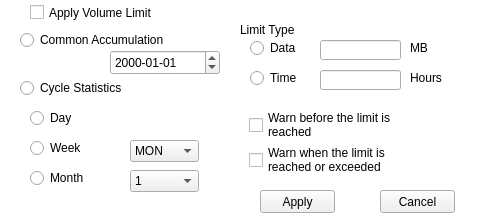
<?xml version="1.0" encoding="UTF-8"?>
<ui version="4.0">
 <class>Form</class>
 <widget class="QWidget" name="Form">
  <property name="geometry">
   <rect>
    <x>0</x>
    <y>0</y>
    <width>490</width>
    <height>220</height>
   </rect>
  </property>
  <property name="windowTitle">
   <string>Form</string>
  </property>
  <property name="styleSheet">
   <string notr="true"/>
  </property>
  <widget class="QWidget" name="widgetDataLimitSettings" native="true">
   <property name="geometry">
    <rect>
     <x>0</x>
     <y>0</y>
     <width>490</width>
     <height>220</height>
    </rect>
   </property>
   <property name="styleSheet">
    <string notr="true">QWidget#widgetDataLimitSettings
{		
	background-color: rgb(255, 255, 255);
}</string>
   </property>
   <widget class="QCheckBox" name="checkBoxApplyVolumeLimit">
    <property name="geometry">
     <rect>
      <x>30</x>
      <y>5</y>
      <width>171</width>
      <height>15</height>
     </rect>
    </property>
    <property name="focusPolicy">
     <enum>Qt::NoFocus</enum>
    </property>
    <property name="text">
     <string>Apply Volume Limit</string>
    </property>
   </widget>
   <widget class="QWidget" name="widgetLimitMainType" native="true">
    <property name="geometry">
     <rect>
      <x>10</x>
      <y>30</y>
      <width>211</width>
      <height>71</height>
     </rect>
    </property>
    <widget class="QRadioButton" name="radioButtonCommonAccumulation">
     <property name="geometry">
      <rect>
       <x>10</x>
       <y>0</y>
       <width>181</width>
       <height>20</height>
      </rect>
     </property>
     <property name="focusPolicy">
      <enum>Qt::NoFocus</enum>
     </property>
     <property name="text">
      <string>Common Accumulation</string>
     </property>
    </widget>
    <widget class="QRadioButton" name="radioButtonCycleStatistics">
     <property name="geometry">
      <rect>
       <x>10</x>
       <y>50</y>
       <width>181</width>
       <height>16</height>
      </rect>
     </property>
     <property name="focusPolicy">
      <enum>Qt::NoFocus</enum>
     </property>
     <property name="text">
      <string>Cycle Statistics</string>
     </property>
    </widget>
    <widget class="QDateEdit" name="dateEditComAccum">
     <property name="geometry">
      <rect>
       <x>100</x>
       <y>20</y>
       <width>110</width>
       <height>25</height>
      </rect>
     </property>
     <property name="displayFormat">
      <string>yyyy-MM-dd</string>
     </property>
    </widget>
   </widget>
   <widget class="QWidget" name="widgetLimitCycleType" native="true">
    <property name="geometry">
     <rect>
      <x>20</x>
      <y>100</y>
      <width>191</width>
      <height>101</height>
     </rect>
    </property>
    <widget class="QComboBox" name="comboBoxMonthDay">
     <property name="geometry">
      <rect>
       <x>110</x>
       <y>70</y>
       <width>69</width>
       <height>22</height>
      </rect>
     </property>
     <item>
      <property name="text">
       <string>1</string>
      </property>
     </item>
     <item>
      <property name="text">
       <string>2</string>
      </property>
     </item>
     <item>
      <property name="text">
       <string>3</string>
      </property>
     </item>
     <item>
      <property name="text">
       <string>4</string>
      </property>
     </item>
     <item>
      <property name="text">
       <string>5</string>
      </property>
     </item>
     <item>
      <property name="text">
       <string>6</string>
      </property>
     </item>
     <item>
      <property name="text">
       <string>7</string>
      </property>
     </item>
     <item>
      <property name="text">
       <string>8</string>
      </property>
     </item>
     <item>
      <property name="text">
       <string>9</string>
      </property>
     </item>
     <item>
      <property name="text">
       <string>10</string>
      </property>
     </item>
     <item>
      <property name="text">
       <string>11</string>
      </property>
     </item>
     <item>
      <property name="text">
       <string>12</string>
      </property>
     </item>
     <item>
      <property name="text">
       <string>13</string>
      </property>
     </item>
     <item>
      <property name="text">
       <string>14</string>
      </property>
     </item>
     <item>
      <property name="text">
       <string>15</string>
      </property>
     </item>
     <item>
      <property name="text">
       <string>16</string>
      </property>
     </item>
     <item>
      <property name="text">
       <string>17</string>
      </property>
     </item>
     <item>
      <property name="text">
       <string>18</string>
      </property>
     </item>
     <item>
      <property name="text">
       <string>19</string>
      </property>
     </item>
     <item>
      <property name="text">
       <string>20</string>
      </property>
     </item>
     <item>
      <property name="text">
       <string>21</string>
      </property>
     </item>
     <item>
      <property name="text">
       <string>22</string>
      </property>
     </item>
     <item>
      <property name="text">
       <string>23</string>
      </property>
     </item>
     <item>
      <property name="text">
       <string>24</string>
      </property>
     </item>
     <item>
      <property name="text">
       <string>25</string>
      </property>
     </item>
     <item>
      <property name="text">
       <string>26</string>
      </property>
     </item>
     <item>
      <property name="text">
       <string>27</string>
      </property>
     </item>
     <item>
      <property name="text">
       <string>28</string>
      </property>
     </item>
     <item>
      <property name="text">
       <string>29</string>
      </property>
     </item>
     <item>
      <property name="text">
       <string>30</string>
      </property>
     </item>
     <item>
      <property name="text">
       <string>31</string>
      </property>
     </item>
    </widget>
    <widget class="QRadioButton" name="radioButtonCycleWeek">
     <property name="geometry">
      <rect>
       <x>10</x>
       <y>40</y>
       <width>89</width>
       <height>16</height>
      </rect>
     </property>
     <property name="focusPolicy">
      <enum>Qt::NoFocus</enum>
     </property>
     <property name="text">
      <string>Week</string>
     </property>
    </widget>
    <widget class="QComboBox" name="comboBoxWeekDay">
     <property name="geometry">
      <rect>
       <x>110</x>
       <y>40</y>
       <width>69</width>
       <height>22</height>
      </rect>
     </property>
     <item>
      <property name="text">
       <string>MON</string>
      </property>
     </item>
     <item>
      <property name="text">
       <string>TUE</string>
      </property>
     </item>
     <item>
      <property name="text">
       <string>WED</string>
      </property>
     </item>
     <item>
      <property name="text">
       <string>THU</string>
      </property>
     </item>
     <item>
      <property name="text">
       <string>FRI</string>
      </property>
     </item>
     <item>
      <property name="text">
       <string>SAT</string>
      </property>
     </item>
     <item>
      <property name="text">
       <string>SUN</string>
      </property>
     </item>
    </widget>
    <widget class="QRadioButton" name="radioButtonCycleDay">
     <property name="geometry">
      <rect>
       <x>10</x>
       <y>10</y>
       <width>89</width>
       <height>16</height>
      </rect>
     </property>
     <property name="focusPolicy">
      <enum>Qt::NoFocus</enum>
     </property>
     <property name="text">
      <string>Day</string>
     </property>
    </widget>
    <widget class="QRadioButton" name="radioButtonCycleMonth">
     <property name="geometry">
      <rect>
       <x>10</x>
       <y>70</y>
       <width>89</width>
       <height>16</height>
      </rect>
     </property>
     <property name="focusPolicy">
      <enum>Qt::NoFocus</enum>
     </property>
     <property name="text">
      <string>Month</string>
     </property>
    </widget>
   </widget>
   <widget class="QWidget" name="widgetLimitDataType" native="true">
    <property name="geometry">
     <rect>
      <x>230</x>
      <y>20</y>
      <width>231</width>
      <height>80</height>
     </rect>
    </property>
    <widget class="QLineEdit" name="lineEditLimitTime">
     <property name="geometry">
      <rect>
       <x>90</x>
       <y>50</y>
       <width>81</width>
       <height>20</height>
      </rect>
     </property>
    </widget>
    <widget class="QLabel" name="labelLimitType">
     <property name="geometry">
      <rect>
       <x>10</x>
       <y>0</y>
       <width>91</width>
       <height>20</height>
      </rect>
     </property>
     <property name="minimumSize">
      <size>
       <width>0</width>
       <height>20</height>
      </size>
     </property>
     <property name="text">
      <string>Limit Type</string>
     </property>
    </widget>
    <widget class="QLineEdit" name="lineEditLimitData">
     <property name="geometry">
      <rect>
       <x>90</x>
       <y>20</y>
       <width>81</width>
       <height>20</height>
      </rect>
     </property>
    </widget>
    <widget class="QRadioButton" name="radioButtonTypeData">
     <property name="geometry">
      <rect>
       <x>20</x>
       <y>20</y>
       <width>61</width>
       <height>16</height>
      </rect>
     </property>
     <property name="focusPolicy">
      <enum>Qt::NoFocus</enum>
     </property>
     <property name="text">
      <string>Data</string>
     </property>
    </widget>
    <widget class="QRadioButton" name="radioButtonTypeTime">
     <property name="geometry">
      <rect>
       <x>20</x>
       <y>50</y>
       <width>61</width>
       <height>16</height>
      </rect>
     </property>
     <property name="focusPolicy">
      <enum>Qt::NoFocus</enum>
     </property>
     <property name="text">
      <string>Time</string>
     </property>
    </widget>
    <widget class="QLabel" name="labelLimitData">
     <property name="geometry">
      <rect>
       <x>180</x>
       <y>20</y>
       <width>41</width>
       <height>16</height>
      </rect>
     </property>
     <property name="text">
      <string>MB</string>
     </property>
    </widget>
    <widget class="QLabel" name="labelLimitTime">
     <property name="geometry">
      <rect>
       <x>180</x>
       <y>50</y>
       <width>41</width>
       <height>16</height>
      </rect>
     </property>
     <property name="text">
      <string>Hours</string>
     </property>
    </widget>
   </widget>
   <widget class="QPushButton" name="pushButtonApply">
    <property name="geometry">
     <rect>
      <x>260</x>
      <y>190</y>
      <width>75</width>
      <height>23</height>
     </rect>
    </property>
    <property name="styleSheet">
     <string notr="true">QPushButton#pushButtonApply{ 
border-image:url(Skin/button1.png);
}
QPushButton:pressed#pushButtonApply{ 
border-image:url(Skin/button3.png);
}
QPushButton:hover#pushButtonApply{
	color:white;
}</string>
    </property>
    <property name="text">
     <string>Apply</string>
    </property>
   </widget>
   <widget class="QPushButton" name="pushButtonCancel">
    <property name="geometry">
     <rect>
      <x>380</x>
      <y>190</y>
      <width>75</width>
      <height>23</height>
     </rect>
    </property>
    <property name="styleSheet">
     <string notr="true">QPushButton#pushButtonCancel{ 
border-image:url(Skin/button1.png);
}
QPushButton:pressed#pushButtonCancel{ 
border-image:url(Skin/button3.png);
}
QPushButton:hover#pushButtonCancel{
	color:white;
}</string>
    </property>
    <property name="text">
     <string>Cancel</string>
    </property>
   </widget>
   <widget class="QWidget" name="widgetLimitWarnType" native="true">
    <property name="geometry">
     <rect>
      <x>229</x>
      <y>100</y>
      <width>241</width>
      <height>81</height>
     </rect>
    </property>
    <widget class="QCheckBox" name="checkBoxWarnBeforeLimit">
     <property name="geometry">
      <rect>
       <x>20</x>
       <y>10</y>
       <width>200</width>
       <height>30</height>
      </rect>
     </property>
     <property name="sizePolicy">
      <sizepolicy hsizetype="Minimum" vsizetype="Fixed">
       <horstretch>0</horstretch>
       <verstretch>0</verstretch>
      </sizepolicy>
     </property>
     <property name="focusPolicy">
      <enum>Qt::NoFocus</enum>
     </property>
     <property name="text">
      <string>Warn before the limit is 
reached</string>
     </property>
    </widget>
    <widget class="QCheckBox" name="checkBoxWarnReOrExLimit">
     <property name="geometry">
      <rect>
       <x>20</x>
       <y>45</y>
       <width>200</width>
       <height>30</height>
      </rect>
     </property>
     <property name="focusPolicy">
      <enum>Qt::NoFocus</enum>
     </property>
     <property name="text">
      <string>Warn when the limit is 
reached or exceeded</string>
     </property>
    </widget>
   </widget>
  </widget>
 </widget>
 <resources/>
 <connections/>
</ui>
